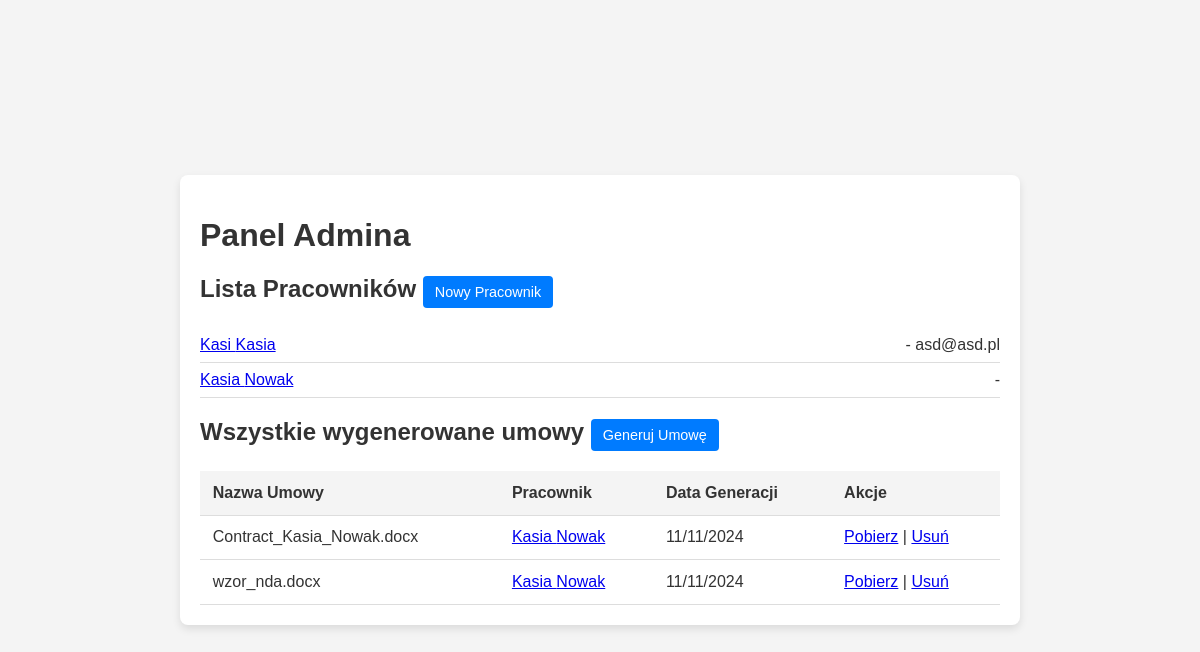
The page /dashboard/ (signed in) on the database its author committed.
### employees/models.py (models this page shows, shortened)
class Employee(models.Model):
    user = models.OneToOneField(User, on_delete=models.CASCADE)
    first_name = models.CharField(max_length=50)
    last_name = models.CharField(max_length=50)
    email = models.EmailField(unique=True)
    position = models.CharField(max_length=100)
    hire_date = models.DateField()
    contract_downloaded = models.BooleanField(default=False)

class Contract(models.Model):
    employee = models.ForeignKey(Employee, on_delete=models.CASCADE, related_name='contracts')
    document_path = models.CharField(max_length=255)
    generated_date = models.DateTimeField(default=timezone.now)
    document_name = models.CharField(max_length=255)

### employees/views.py (the view, shortened to what this page needs)
# urls.py: path('dashboard/', views.dashboard, name='dashboard'),
@login_required
def dashboard(request):
    templates_directory = Path(settings.MEDIA_ROOT) / 'documents'
    if request.user.groups.filter(name='Admin').exists():
        employees = Employee.objects.all()
        contracts = Contract.objects.all()
        if templates_directory.exists():
            templates = [t.name for t in templates_directory.glob("*.docx") if t.is_file()]
        else:
            templates = []
            print("Błąd: Katalog `media/documents` nie istnieje.")  # Debugowanie: upewnij się, że katalog istnieje
        return render(request, 'employees/admin_dashboard.html', {
            'employees': employees,
            'contracts': contracts,
            'templates': templates,
        })
    else:
        return redirect('employees:login')

### employees/templates/employees/admin_dashboard.html (shortened to what this page needs)
<!DOCTYPE html>
<html lang="pl">
<head>
    {% load static %}
    <link rel="stylesheet" href="{% static 'css/style.css' %}">
</head>
<body>
    <div class="container">
        <h1>Panel Admina</h1>
        <h2 class="section-title">Lista Pracowników
            <button id="addEmployeeBtn" class="button">Nowy Pracownik</button>
        </h2>
        <ul class="employee-list">
            {% for employee in employees %}
                <li>
                    <a href="{% url 'employees:employee_detail' employee.pk %}">
                        {{ employee.first_name }} {{ employee.last_name }}
                    </a> - {{ employee.email }}
                </li>
            {% empty %}
                <p>Brak pracowników</p>
            {% endfor %}
        </ul>
        <h2 class="section-title">Wszystkie wygenerowane umowy
            <button id="addContractBtn" class="button">Generuj Umowę</button>
        </h2>
        <table class="contracts-table">
            <thead>
                <tr>
                    <th>Nazwa Umowy</th>
                    <th>Pracownik</th>
                    <th>Data Generacji</th>
                    <th>Akcje</th>
                </tr>
            </thead>
            <tbody id="contractTableBody">
                {% for contract in contracts %}
                    <tr>
                        <td>{{ contract.document_name }}</td>
                        <td>
                            <a href="{% url 'employees:employee_detail' contract.employee.pk %}">
                                {{ contract.employee.first_name }} {{ contract.employee.last_name }}
                            </a>
                        </td>
                        <td>{{ contract.generated_date|date:"d/m/Y" }}</td>
                        <td>
                            <a href="{{ MEDIA_URL }}{{ contract.document_path }}" download>Pobierz</a> |
                            <a href="{% url 'employees:delete_contract' contract.pk %}" class="delete-link">Usuń</a>
                        </td>
                    </tr>
                {% empty %}
                    <tr><td colspan="4">Brak umów</td></tr>
                {% endfor %}
            </tbody>
        </table>
</div>
</body>
</html>

### static/css/style.css (style rules this page uses)
body { font-family: Arial, sans-serif; background-color: #F7F9FC; margin: 0; color: #333; }
h1, h2 { color: #333; }
.container { width: 90%; max-width: 800px; background-color: #fff; padding: 2rem; border-radius: 8px; box-shadow: 0 4px 8px rgba(0, 0, 0, 0.1); margin-top: 20px; }
.employee-list { list-style-type: none; padding: 0; margin: 0; }
.employee-list li { display: flex; justify-content: space-between; padding: 0.5rem 0; border-bottom: 1px solid #ddd; }
.contracts-table { width: 100%; border-collapse: collapse; margin-top: 1rem; }
.contracts-table th, .contracts-table td { padding: 0.8rem; text-align: left; border-bottom: 1px solid #ddd; }
.contracts-table th { background-color: #f4f4f4; }
.button { background-color: #ff9800; color: white; padding: 0.4rem 0.8rem; border: none; border-radius: 4px; text-decoration: none; font-size: 0.9rem; cursor: pointer; transition: background-color 0.3s ease; }
body { display: flex; justify-content: center; align-items: center; min-height: 100vh; margin: 0; background-color: #f4f4f4; }
.contracts-table th { background-color: #f4f4f4; cursor: pointer; }
.container { max-width: 800px; margin: 0 auto; padding: 20px; font-family: Arial, sans-serif; }
h2 { color: #333; }
.button { text-decoration: none; padding: 8px 12px; background-color: #007BFF; color: #fff; border-radius: 4px; }

### rows shown on the page
Employee: first_name "Kasi", last_name "Kasia", email "asd@asd.pl"
Employee: first_name "Kasia", last_name "Nowak"
Contract: document_name "Contract_Kasia_Nowak.docx", employee.first_name "Kasia", employee.last_name "Nowak", generated_date "11/11/2024"
Contract: document_name "wzor_nda.docx", employee.first_name "Kasia", employee.last_name "Nowak", generated_date "11/11/2024"
